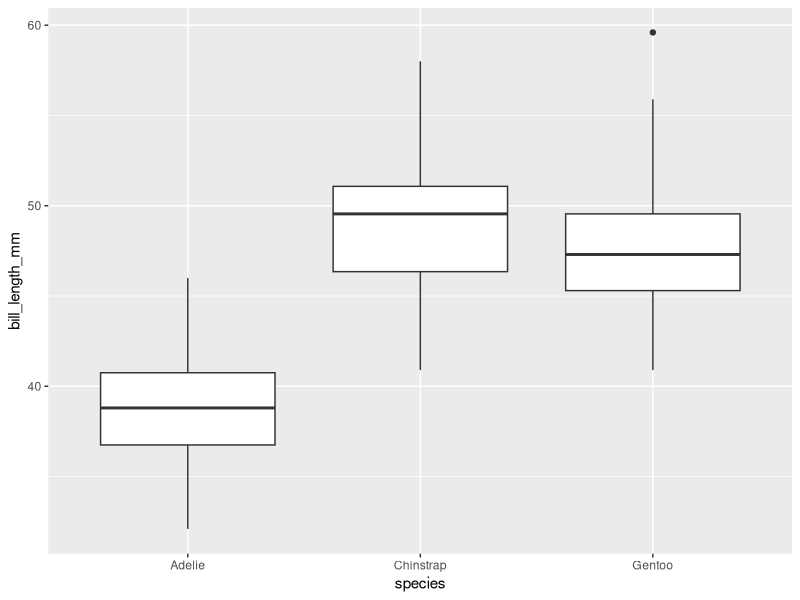
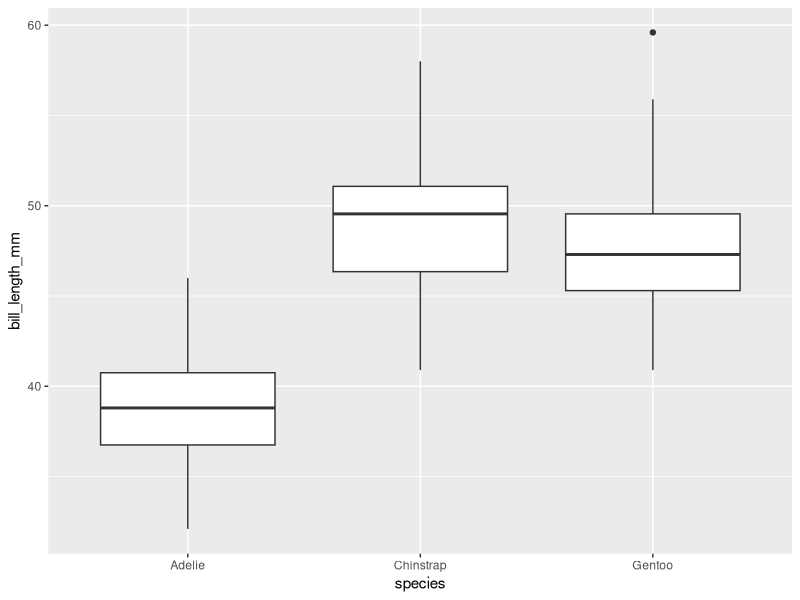

Write the R code that produced these figures, in order.

    library(ggplot2)
    library(palmerpenguins)
    built_answer <- tryCatch(
        {
            set.seed(42)
            ggplot(penguins, aes(x = species, y = bill_length_mm)) + geom_boxplot()
            suppressWarnings(ggsave(width = 3, height = 3, "figures/bill-length_species_boxplot_answer.png"))
            suppressWarnings(ggplot_build(last_plot()))
        },
        error = function(e) {
            FALSE
        }
    )
    built_submission <- tryCatch(
        {
            set.seed(42)
            ggplot(data = penguins, aes(x = species, y = bill_length_mm)) +
  geom_boxplot()
            suppressWarnings(ggsave(width = 3, height = 3, "figures/bill-length_species_boxplot_qwen_submission.png"))
            suppressWarnings(ggplot_build(last_plot()))
        },
        error = function(e) {
            FALSE
        }
    )
    print(isTRUE(all.equal(built_answer, built_submission)))
